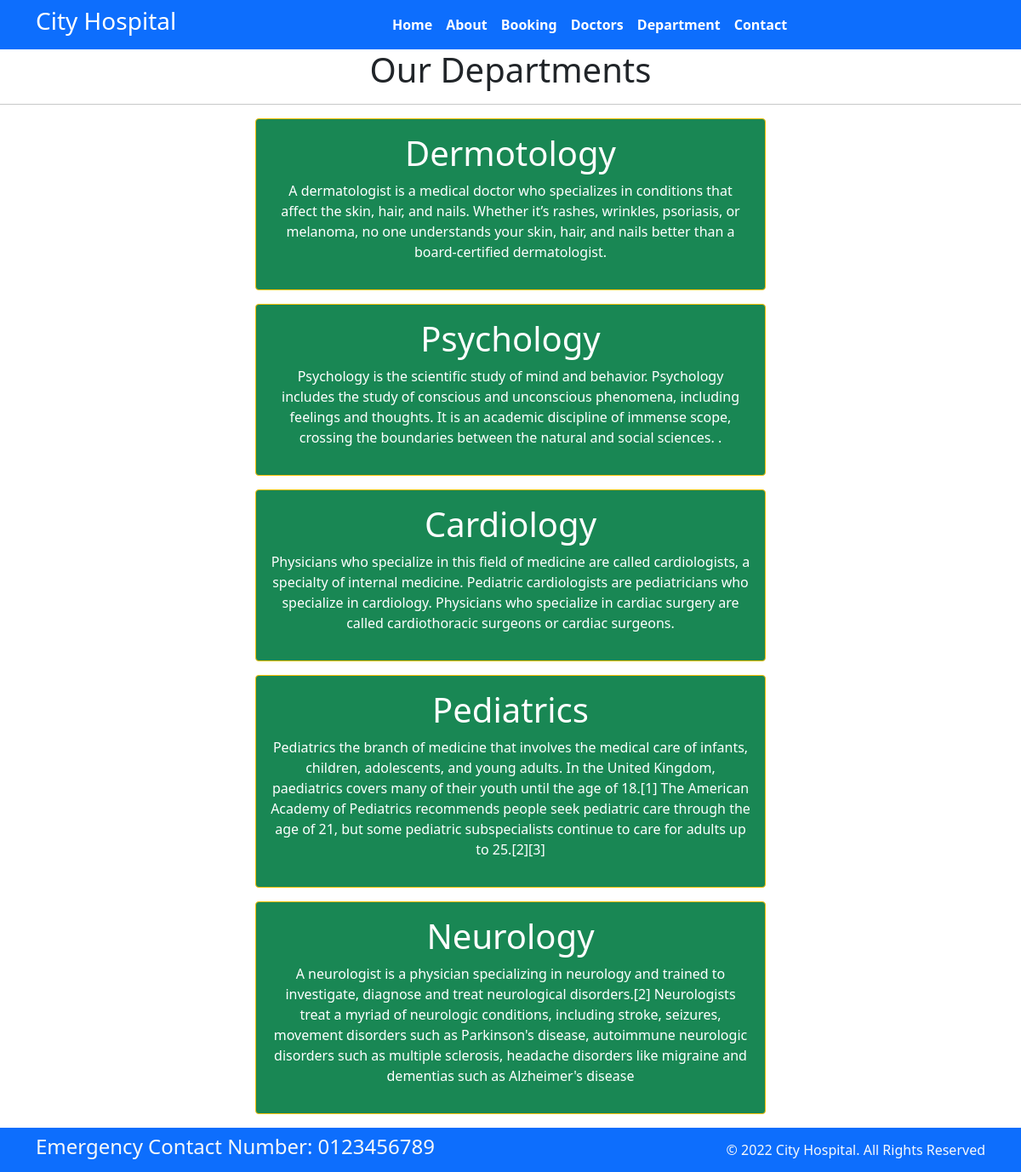
Screenshot of /Department with the database file from the repository.
### home/models.py (models this page shows, shortened)
class Departments(models.Model):
    dep_name = models.CharField(max_length=100)
    dep_description = models.TextField()

### home/views.py (the view)
# urls.py: path('Department', views.Department,name='Department'),
def Department(request):
     dict_dept={
          'dept':Departments.objects.all()
     }
     return render(request,'Department.html',dict_dept)

### home/templates/department.html (shortened to what this page needs)
{% extends 'base.html'%}
{%  block content%}
<h1 class="text-center">Our Departments</h1>
<hr>
{% for d in dept %}
<div class="mx-auto w-50 bg-success text-center text-white p-3 my-3 border border-warning rounded">
    <h1>{{d.dep_name}}</h1>
    <p>{{d.dep_description}}</p>
</div>
{% endfor %}
{% endblock %}

### rows the page displays
Departments: dep_name "Dermotology", dep_description "A dermatologist is a medical doctor who specializes in conditions that affect the skin, hair, and nails. Whether it’s rashes, wrinkles, psoriasis, or melanoma, no one understands your skin, hair, and nails better than a board-certified dermatologist."
Departments: dep_name "Psychology", dep_description "Psychology is the scientific study of mind and behavior. Psychology includes the study of conscious and unconscious phenomena, including feelings and thoughts. It is an academic discipline of immense scope, crossing the boundaries between the natural and social sciences. ."
Departments: dep_name "Cardiology", dep_description "Physicians who specialize in this field of medicine are called cardiologists, a specialty of internal medicine. Pediatric cardiologists are pediatricians who specialize in cardiology. Physicians who specialize in cardiac surgery are called cardiothoracic surgeons or cardiac surgeons."
Departments: dep_name "Pediatrics", dep_description "Pediatrics the branch of medicine that involves the medical care of infants, children, adolescents, and young adults. In the United Kingdom, paediatrics covers many of their youth until the age of 18.[1] The American Academy of Pediatrics recommends people seek pediatric care through the age of 21, but some pediatric subspecialists continue to care for adults up to 25.[2][3]"
Departments: dep_name "Neurology", dep_description "A neurologist is a physician specializing in neurology and trained to investigate, diagnose and treat neurological disorders.[2] Neurologists treat a myriad of neurologic conditions, including stroke, seizures, movement disorders such as Parkinson's disease, autoimmune neurologic disorders such as multiple sclerosis, headache disorders like migraine and dementias such as Alzheimer's disease"
